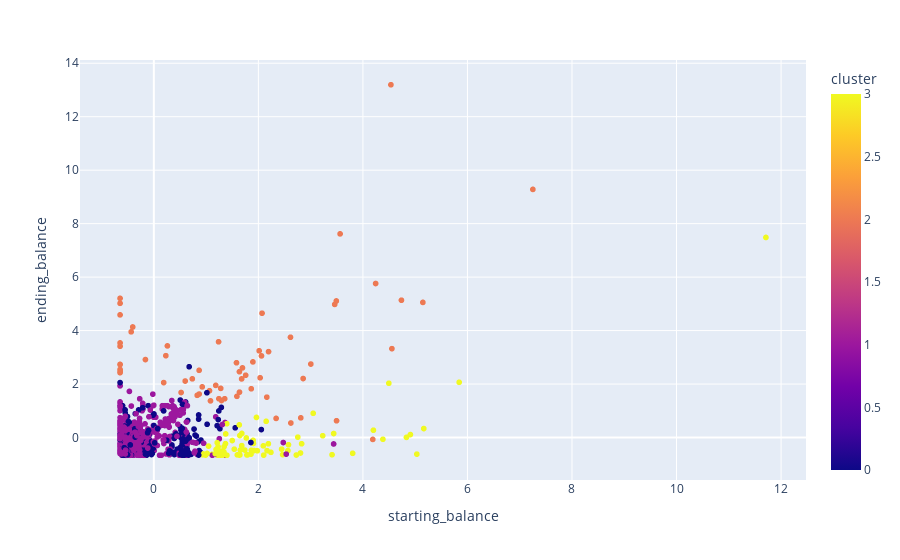

Write notebook code for a chart like this one.
### Code cell
# Starting Balance vs Ending Balance
fig = px.scatter(
    df_scaled,
    x='starting_balance',
    y='ending_balance',
    color = 'cluster')

fig.show()

### Figure 1 — Plotly figure (JSON) as saved in the notebook; plotly's stock layout.template omitted (floating-point values rounded to 4 significant figures; data arrays with more than 128 entries replaced by an {"elided": "..."} marker saying what was removed)
{"data": [{"hovertemplate": "starting_balance=%{x}<br>ending_balance=%{y}<br>cluster=%{marker.color}<extra></extra>", "legendgroup": "", "marker": {"color": {"elided": "1254 int values"}, "coloraxis": "coloraxis", "symbol": "circle"}, "mode": "markers", "name": "", "showlegend": false, "type": "scattergl", "x": {"elided": "1254 float values"}, "xaxis": "x", "y": {"elided": "1254 float values"}, "yaxis": "y"}], "layout": {"autosize": true, "coloraxis": {"colorbar": {"title": {"text": "cluster"}}, "colorscale": [[0, "#0d0887"], [0.1111, "#46039f"], [0.2222, "#7201a8"], [0.3333, "#9c179e"], [0.4444, "#bd3786"], [0.5556, "#d8576b"], [0.6667, "#ed7953"], [0.7778, "#fb9f3a"], [0.8889, "#fdca26"], [1, "#f0f921"]]}, "legend": {"tracegroupgap": 0}, "margin": {"t": 60}, "xaxis": {"anchor": "y", "autorange": true, "domain": [0, 1], "range": [-1.38, 12.44], "title": {"text": "starting_balance"}, "type": "linear"}, "yaxis": {"anchor": "x", "autorange": true, "domain": [0, 1], "range": [-1.645, 14.18], "title": {"text": "ending_balance"}, "type": "linear"}}}
